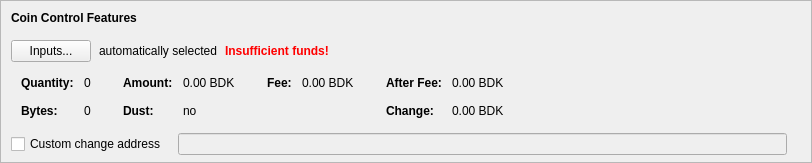
    <widget class="QFrame" name="frameCoinControl">
     <property name="sizePolicy">
      <sizepolicy hsizetype="Expanding" vsizetype="Expanding">
       <horstretch>0</horstretch>
       <verstretch>0</verstretch>
      </sizepolicy>
     </property>
     <property name="maximumSize">
      <size>
       <width>16777215</width>
       <height>16777215</height>
      </size>
     </property>
     <property name="frameShape">
      <enum>QFrame::StyledPanel</enum>
     </property>
     <property name="frameShadow">
      <enum>QFrame::Sunken</enum>
     </property>
     <layout class="QVBoxLayout" name="verticalLayoutCoinControl2">
      <property name="spacing">
       <number>0</number>
      </property>
      <property name="leftMargin">
       <number>0</number>
      </property>
      <property name="topMargin">
       <number>0</number>
      </property>
      <property name="rightMargin">
       <number>0</number>
      </property>
      <property name="bottomMargin">
       <number>6</number>
      </property>
      <item>
       <layout class="QVBoxLayout" name="verticalLayoutCoinControl" stretch="0,0,0,0,1">
        <property name="spacing">
         <number>0</number>
        </property>
        <property name="leftMargin">
         <number>10</number>
        </property>
        <property name="topMargin">
         <number>10</number>
        </property>
        <item>
         <layout class="QHBoxLayout" name="horizontalLayoutCoinControl1">
          <property name="bottomMargin">
           <number>15</number>
          </property>
          <item>
           <widget class="QLabel" name="labelCoinControlFeatures">
            <property name="sizePolicy">
             <sizepolicy hsizetype="Preferred" vsizetype="Maximum">
              <horstretch>0</horstretch>
              <verstretch>0</verstretch>
             </sizepolicy>
            </property>
            <property name="font">
             <font>
              <weight>75</weight>
              <bold>true</bold>
             </font>
            </property>
            <property name="styleSheet">
             <string notr="true">font-weight:bold;</string>
            </property>
            <property name="text">
             <string>Coin Control Features</string>
            </property>
           </widget>
          </item>
         </layout>
        </item>
        <item>
         <layout class="QHBoxLayout" name="horizontalLayoutCoinControl2" stretch="0,0,0,0">
          <property name="spacing">
           <number>8</number>
          </property>
          <property name="bottomMargin">
           <number>10</number>
          </property>
          <item>
           <widget class="QPushButton" name="pushButtonCoinControl">
            <property name="styleSheet">
             <string notr="true"/>
            </property>
            <property name="text">
             <string>Inputs...</string>
            </property>
            <property name="autoDefault">
             <bool>false</bool>
            </property>
           </widget>
          </item>
          <item>
           <widget class="QLabel" name="labelCoinControlAutomaticallySelected">
            <property name="text">
             <string>automatically selected</string>
            </property>
            <property name="margin">
             <number>5</number>
            </property>
           </widget>
          </item>
          <item>
           <widget class="QLabel" name="labelCoinControlInsuffFunds">
            <property name="font">
             <font>
              <weight>75</weight>
              <bold>true</bold>
             </font>
            </property>
            <property name="styleSheet">
             <string notr="true">color:red;font-weight:bold;</string>
            </property>
            <property name="text">
             <string>Insufficient funds!</string>
            </property>
            <property name="margin">
             <number>5</number>
            </property>
           </widget>
          </item>
          <item>
           <spacer name="horizontalSpacerCoinControl">
            <property name="orientation">
             <enum>Qt::Horizontal</enum>
            </property>
            <property name="sizeHint" stdset="0">
             <size>
              <width>40</width>
              <height>1</height>
             </size>
            </property>
           </spacer>
          </item>
         </layout>
        </item>
        <item>
         <widget class="QWidget" name="widgetCoinControl" native="true">
          <property name="sizePolicy">
           <sizepolicy hsizetype="Preferred" vsizetype="Preferred">
            <horstretch>0</horstretch>
            <verstretch>0</verstretch>
           </sizepolicy>
          </property>
          <property name="minimumSize">
           <size>
            <width>0</width>
            <height>0</height>
           </size>
          </property>
          <property name="styleSheet">
           <string notr="true"/>
          </property>
          <layout class="QHBoxLayout" name="horizontalLayoutCoinControl5">
           <property name="leftMargin">
            <number>0</number>
           </property>
           <property name="topMargin">
            <number>0</number>
           </property>
           <property name="rightMargin">
            <number>0</number>
           </property>
           <property name="bottomMargin">
            <number>0</number>
           </property>
           <item>
            <layout class="QHBoxLayout" name="horizontalLayoutCoinControl3" stretch="0,0,0,1">
             <property name="spacing">
              <number>20</number>
             </property>
             <property name="topMargin">
              <number>0</number>
             </property>
             <property name="bottomMargin">
              <number>10</number>
             </property>
             <item>
              <layout class="QFormLayout" name="formLayoutCoinControl1">
               <property name="horizontalSpacing">
                <number>10</number>
               </property>
               <property name="verticalSpacing">
                <number>14</number>
               </property>
               <property name="leftMargin">
                <number>10</number>
               </property>
               <property name="topMargin">
                <number>4</number>
               </property>
               <property name="rightMargin">
                <number>6</number>
               </property>
               <item row="0" column="0">
                <widget class="QLabel" name="labelCoinControlQuantityText">
                 <property name="font">
                  <font>
                   <weight>75</weight>
                   <bold>true</bold>
                  </font>
                 </property>
                 <property name="text">
                  <string>Quantity:</string>
                 </property>
                 <property name="margin">
                  <number>0</number>
                 </property>
                </widget>
               </item>
               <item row="0" column="1">
                <widget class="QLabel" name="labelCoinControlQuantity">
                 <property name="cursor">
                  <cursorShape>IBeamCursor</cursorShape>
                 </property>
                 <property name="contextMenuPolicy">
                  <enum>Qt::ActionsContextMenu</enum>
                 </property>
                 <property name="text">
                  <string notr="true">0</string>
                 </property>
                 <property name="margin">
                  <number>0</number>
                 </property>
                 <property name="textInteractionFlags">
                  <set>Qt::LinksAccessibleByMouse|Qt::TextSelectableByKeyboard|Qt::TextSelectableByMouse</set>
                 </property>
                </widget>
               </item>
               <item row="1" column="0">
                <widget class="QLabel" name="labelCoinControlBytesText">
                 <property name="font">
                  <font>
                   <weight>75</weight>
                   <bold>true</bold>
                  </font>
                 </property>
                 <property name="text">
                  <string>Bytes:</string>
                 </property>
                </widget>
               </item>
               <item row="1" column="1">
                <widget class="QLabel" name="labelCoinControlBytes">
                 <property name="cursor">
                  <cursorShape>IBeamCursor</cursorShape>
                 </property>
                 <property name="contextMenuPolicy">
                  <enum>Qt::ActionsContextMenu</enum>
                 </property>
                 <property name="text">
                  <string notr="true">0</string>
                 </property>
                 <property name="textInteractionFlags">
                  <set>Qt::LinksAccessibleByMouse|Qt::TextSelectableByKeyboard|Qt::TextSelectableByMouse</set>
                 </property>
                </widget>
               </item>
              </layout>
             </item>
             <item>
              <layout class="QFormLayout" name="formLayoutCoinControl2">
               <property name="horizontalSpacing">
                <number>10</number>
               </property>
               <property name="verticalSpacing">
                <number>14</number>
               </property>
               <property name="leftMargin">
                <number>6</number>
               </property>
               <property name="topMargin">
                <number>4</number>
               </property>
               <property name="rightMargin">
                <number>6</number>
               </property>
               <item row="0" column="0">
                <widget class="QLabel" name="labelCoinControlAmountText">
                 <property name="font">
                  <font>
                   <weight>75</weight>
                   <bold>true</bold>
                  </font>
                 </property>
                 <property name="text">
                  <string>Amount:</string>
                 </property>
                 <property name="margin">
                  <number>0</number>
                 </property>
                </widget>
               </item>
               <item row="0" column="1">
                <widget class="QLabel" name="labelCoinControlAmount">
                 <property name="cursor">
                  <cursorShape>IBeamCursor</cursorShape>
                 </property>
                 <property name="contextMenuPolicy">
                  <enum>Qt::ActionsContextMenu</enum>
                 </property>
                 <property name="text">
                  <string notr="true">0.00 BDK</string>
                 </property>
                 <property name="textInteractionFlags">
                  <set>Qt::LinksAccessibleByMouse|Qt::TextSelectableByKeyboard|Qt::TextSelectableByMouse</set>
                 </property>
                </widget>
               </item>
               <item row="1" column="0">
                <widget class="QLabel" name="labelCoinControlLowOutputText">
                 <property name="font">
                  <font>
                   <weight>75</weight>
                   <bold>true</bold>
                  </font>
                 </property>
                 <property name="text">
                  <string>Dust:</string>
                 </property>
                </widget>
               </item>
               <item row="1" column="1">
                <widget class="QLabel" name="labelCoinControlLowOutput">
                 <property name="cursor">
                  <cursorShape>IBeamCursor</cursorShape>
                 </property>
                 <property name="contextMenuPolicy">
                  <enum>Qt::ActionsContextMenu</enum>
                 </property>
                 <property name="text">
                  <string notr="true">no</string>
                 </property>
                 <property name="textInteractionFlags">
                  <set>Qt::LinksAccessibleByMouse|Qt::TextSelectableByKeyboard|Qt::TextSelectableByMouse</set>
                 </property>
                </widget>
               </item>
              </layout>
             </item>
             <item>
              <layout class="QFormLayout" name="formLayoutCoinControl3">
               <property name="horizontalSpacing">
                <number>10</number>
               </property>
               <property name="verticalSpacing">
                <number>14</number>
               </property>
               <property name="leftMargin">
                <number>6</number>
               </property>
               <property name="topMargin">
                <number>4</number>
               </property>
               <property name="rightMargin">
                <number>6</number>
               </property>
               <item row="0" column="0">
                <widget class="QLabel" name="labelCoinControlFeeText">
                 <property name="font">
                  <font>
                   <weight>75</weight>
                   <bold>true</bold>
                  </font>
                 </property>
                 <property name="text">
                  <string>Fee:</string>
                 </property>
                 <property name="margin">
                  <number>0</number>
                 </property>
                </widget>
               </item>
               <item row="0" column="1">
                <widget class="QLabel" name="labelCoinControlFee">
                 <property name="cursor">
                  <cursorShape>IBeamCursor</cursorShape>
                 </property>
                 <property name="contextMenuPolicy">
                  <enum>Qt::ActionsContextMenu</enum>
                 </property>
                 <property name="text">
                  <string notr="true">0.00 BDK</string>
                 </property>
                 <property name="textInteractionFlags">
                  <set>Qt::LinksAccessibleByMouse|Qt::TextSelectableByKeyboard|Qt::TextSelectableByMouse</set>
                 </property>
                </widget>
               </item>
             </layout>
             </item>
             <item>
              <layout class="QFormLayout" name="formLayoutCoinControl4">
               <property name="horizontalSpacing">
                <number>10</number>
               </property>
               <property name="verticalSpacing">
                <number>14</number>
               </property>
               <property name="leftMargin">
                <number>6</number>
               </property>
               <property name="topMargin">
                <number>4</number>
               </property>
               <property name="rightMargin">
                <number>6</number>
               </property>
               <item row="0" column="0">
                <widget class="QLabel" name="labelCoinControlAfterFeeText">
                 <property name="font">
                  <font>
                   <weight>75</weight>
                   <bold>true</bold>
                  </font>
                 </property>
                 <property name="text">
                  <string>After Fee:</string>
                 </property>
                 <property name="margin">
                  <number>0</number>
                 </property>
                </widget>
               </item>
               <item row="0" column="1">
                <widget class="QLabel" name="labelCoinControlAfterFee">
                 <property name="cursor">
                  <cursorShape>IBeamCursor</cursorShape>
                 </property>
                 <property name="contextMenuPolicy">
                  <enum>Qt::ActionsContextMenu</enum>
                 </property>
                 <property name="text">
                  <string notr="true">0.00 BDK</string>
                 </property>
                 <property name="textInteractionFlags">
                  <set>Qt::LinksAccessibleByMouse|Qt::TextSelectableByKeyboard|Qt::TextSelectableByMouse</set>
                 </property>
                </widget>
               </item>
               <item row="1" column="0">
                <widget class="QLabel" name="labelCoinControlChangeText">
                 <property name="font">
                  <font>
                   <weight>75</weight>
                   <bold>true</bold>
                  </font>
                 </property>
                 <property name="text">
                  <string>Change:</string>
                 </property>
                </widget>
               </item>
               <item row="1" column="1">
                <widget class="QLabel" name="labelCoinControlChange">
                 <property name="cursor">
                  <cursorShape>IBeamCursor</cursorShape>
                 </property>
                 <property name="contextMenuPolicy">
                  <enum>Qt::ActionsContextMenu</enum>
                 </property>
                 <property name="text">
                  <string notr="true">0.00 BDK</string>
                 </property>
                 <property name="textInteractionFlags">
                  <set>Qt::LinksAccessibleByMouse|Qt::TextSelectableByKeyboard|Qt::TextSelectableByMouse</set>
                 </property>
                </widget>
               </item>
              </layout>
             </item>
            </layout>
           </item>
          </layout>
         </widget>
        </item>
        <item>
         <layout class="QHBoxLayout" name="horizontalLayoutCoinControl4" stretch="0,0,0">
          <property name="spacing">
           <number>12</number>
          </property>
          <property name="sizeConstraint">
           <enum>QLayout::SetDefaultConstraint</enum>
          </property>
          <property name="topMargin">
           <number>5</number>
          </property>
          <property name="rightMargin">
           <number>5</number>
          </property>
          <item>
           <widget class="QCheckBox" name="checkBoxCoinControlChange">
            <property name="toolTip">
             <string>If this is activated, but the change address is empty or invalid, change will be sent to a newly generated address.</string>
            </property>
            <property name="text">
             <string>Custom change address</string>
            </property>
           </widget>
          </item>
          <item>
           <widget class="QValidatedLineEdit" name="lineEditCoinControlChange">
            <property name="enabled">
             <bool>false</bool>
            </property>
            <property name="sizePolicy">
             <sizepolicy hsizetype="Expanding" vsizetype="Fixed">
              <horstretch>0</horstretch>
              <verstretch>0</verstretch>
             </sizepolicy>
            </property>
           </widget>
          </item>
          <item>
           <widget class="QLabel" name="labelCoinControlChangeLabel">
            <property name="sizePolicy">
             <sizepolicy hsizetype="Preferred" vsizetype="Expanding">
              <horstretch>0</horstretch>
              <verstretch>0</verstretch>
             </sizepolicy>
            </property>
            <property name="minimumSize">
             <size>
              <width>0</width>
              <height>0</height>
             </size>
            </property>
            <property name="text">
             <string/>
            </property>
            <property name="margin">
             <number>3</number>
            </property>
           </widget>
          </item>
         </layout>
        </item>
        <item>
         <spacer name="verticalSpacerCoinControl">
          <property name="orientation">
           <enum>Qt::Vertical</enum>
          </property>
          <property name="sizeHint" stdset="0">
           <size>
            <width>800</width>
            <height>1</height>
           </size>
          </property>
         </spacer>
        </item>
       </layout>
      </item>
     </layout>
    </widget>
